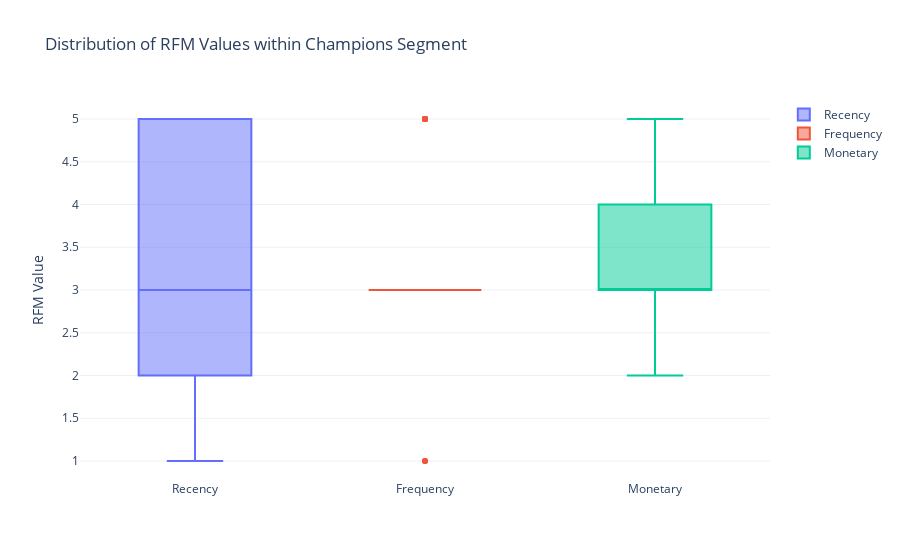

The notebook cell this image was saved under:
### Markdown cell above
Now let’s analyze the distribution of RFM values within the Champions segment:

### Code cell
# Filter the data to include only the customers in the Champions segment
champions_segment = data[data['RFM Customer Segments'] == 'Champions']

fig = go.Figure()
fig.add_trace(go.Box(y=champions_segment['RecencyScore'], name='Recency'))
fig.add_trace(go.Box(y=champions_segment['FrequencyScore'], name='Frequency'))
fig.add_trace(go.Box(y=champions_segment['MonetaryScore'], name='Monetary'))

fig.update_layout(title='Distribution of RFM Values within Champions Segment',
                  yaxis_title='RFM Value',
                  showlegend=True)

fig.show()

### Figure 1 — Plotly figure (JSON) as saved in the notebook; plotly's stock layout.template omitted (floating-point values rounded to 4 significant figures)
{"data": [{"name": "Recency", "type": "box", "y": [5, 5, 5, 2, 2, 2, 2, 2, 2, 2, 2, 1, 3, 3, 3, 3, 4, 4, 5, 5, 5, 5, 5, 5, 5, 5, 5, 2, 3, 3, 3, 3, 3, 3, 3, 3, 3, 3, 1, 3, 3, 4]}, {"name": "Frequency", "type": "box", "y": [3, 1, 1, 3, 5, 5, 3, 5, 5, 3, 5, 5, 3, 3, 3, 3, 3, 3, 3, 3, 3, 3, 5, 3, 3, 3, 3, 5, 3, 3, 3, 3, 3, 3, 3, 3, 3, 3, 5, 3, 3, 3]}, {"name": "Monetary", "type": "box", "y": [3, 3, 3, 4, 5, 5, 4, 5, 3, 4, 3, 3, 4, 4, 3, 3, 3, 2, 4, 3, 4, 2, 5, 3, 2, 4, 3, 5, 3, 3, 4, 4, 4, 3, 3, 4, 3, 4, 5, 3, 4, 3]}], "layout": {"showlegend": true, "title": {"text": "Distribution of RFM Values within Champions Segment"}, "yaxis": {"title": {"text": "RFM Value"}}}}
